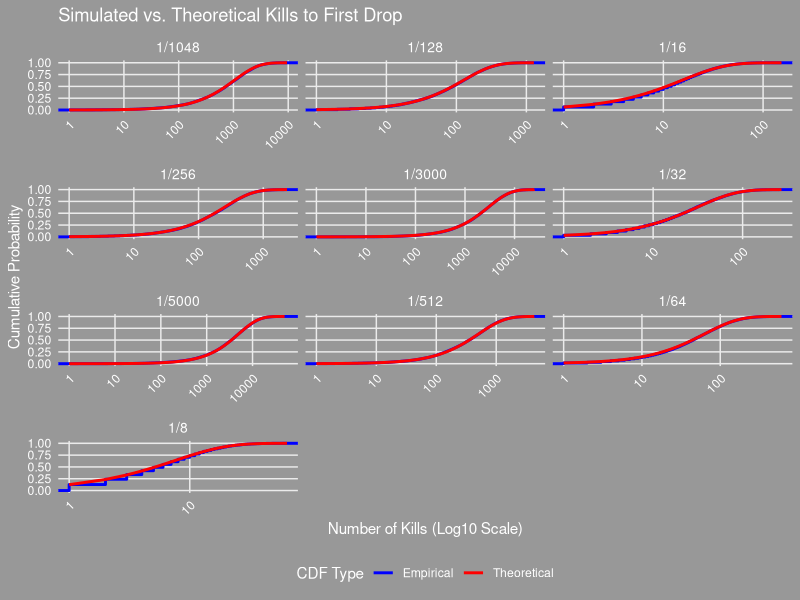
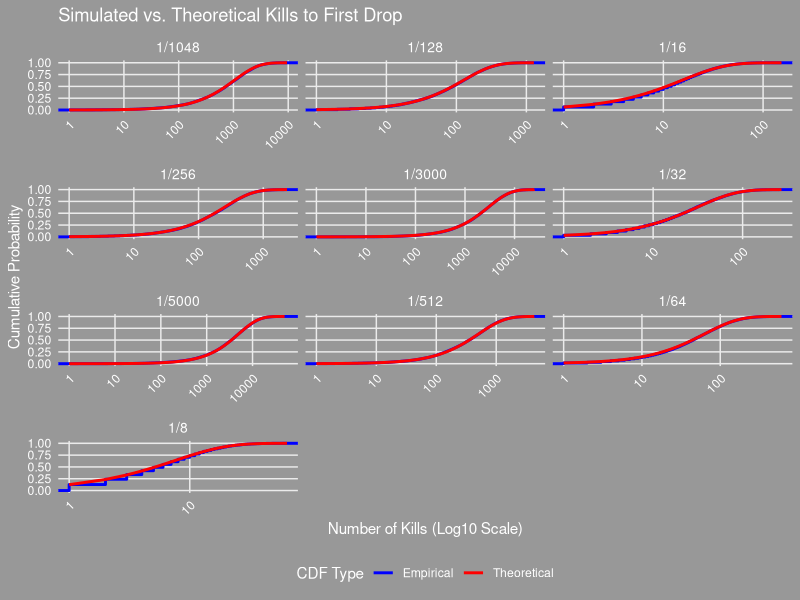

The R script that drew these images, in order: (Note: this script raises an error after producing the figures.)
# OSRS Drop Rate Simulator
# This script simulates drop rates in Old School RuneScape (OSRS) to analyse:
# 1. Kills to first drop (geometric distribution)
# 2. Lucky streaks (drops in a 100-kill window)
# 3. Clustering of drops (inter-drop times)
# Outputs include statistical summaries and visualisations.

# 1. Setup and Parameters ------------------------------------------------------
library('ggplot2')

n_trials <- 10000          # Number of simulation trials 
n_kills <- 1000            # Number of kills per trial for first drop analysis
n_kills_clustering <- 5000 # Number of kills per trial for clustering analysis
window <- 100              # Window of kills for lucky streak analysis
drop_rates <- c(8, 16, 32, 64, 128, 256, 512, 1048, 3000, 5000) # 1/8 to 1/5000
probabilities <- 1 / drop_rates # Success probabilities
set.seed(123) # For reproducibility

# Create figures directory if not found
if (!dir.exists('figures')) {
  dir.create('figures')
}

# 2. Simulation Function -------------------------------------------------------
simulate_drops <- function(n_trials, n_kills, probs) {
  # Simulate binomial drops for given trials, kills, and probabilities
  # Args:
  #   n_trials: Number of trials
  #   n_kills: Number of kills per trial
  #   probs: Vector of success probabilities
  # Returns: 3D array of drops (trials x kills x probabilities)
  return(array(rbinom(n_trials * n_kills * length(probs),
                      size = 1,
                      prob = rep(probs, each = n_trials * n_kills)),
               dim = c(n_trials, n_kills, length(probs))))
}

# 3. Simulation of Kills to First Drop -----------------------------------------
# Simulate kills to first drop using geometric distribution
first_drops <- matrix(rgeom(n_trials * length(probabilities),
                            prob = rep(probabilities, each = n_trials)) + 1,
                            # Add 1 to account for 0-based indexing
                      nrow = n_trials)

# Convert to data frame for plotting
df_first_drops <- data.frame(
  kills = as.vector(first_drops), 
  prob = rep(paste('1/', drop_rates, sep = ''), each = n_trials)
)

# 4. Statistical Analysis ------------------------------------------------------
compute_stats <- function(data, probs, drop_rates) {
  # Compute simulated and theoretical statistics for geometric distribution
  # Args: 
  #   data: Matrix of kills to first drop (trials x drop rates)
  #   probs: Success probabilities
  #   drop_rates: Drop rates (1/probs)
  # Returns: Data frame with means, variances, IQRs, and outlier counts
  mean.sim <- apply(data, MARGIN = 2, FUN = mean)
  var.sim <- apply(data, MARGIN = 2, FUN = var)
  IQR.sim <- apply(first_drops, MARGIN = 2, FUN = IQR)
  outlier_thresh.sim <- sapply(1:length(probs), function(i) {
    quantile(data[, i], probs = 0.75) + 1.5 * IQR(data[, i])
  })
  outlier_count.sim <- sapply(1:length(probs), function(i) {
    sum(data[, i] > outlier_thresh.sim[i])
  })
  IQR.theoretical <- qgeom(p = 0.75, prob = probs) - 
                     qgeom(p = 0.25, prob = probs)
  outlier_thresh.theoretical <- qgeom(p = 0.75, prob = probs) +
                                1.5 * IQR.theoretical
  return(data.frame(
    prob = paste('1/', drop_rates, sep = ''),
    simulated_mean = round(mean.sim, 2),
    theoretical_mean = drop_rates,
    simulated_variance = round(var.sim, 2),
    theoretical_variance = (1 - probs) / probs^2,
    simulated_IQR = round(IQR.sim, 2),
    theoretical_IQR = IQR.theoretical,
    simulated_outlier_threshold = round(outlier_thresh.sim),
    theoretical_outlier_threshold = round(outlier_thresh.theoretical),
    simulated_outliers = outlier_count.sim,
    theoretical_outliers = round((1 - pgeom(q = outlier_thresh.theoretical, 
                                            prob = probs)) * nrow(data))
  ))
}

# Compute and output statistics
df_stats <- compute_stats(first_drops, probabilities, drop_rates)
cat('\nStatistical Summary of Kills to First Drop:\n')
print(df_stats)

# 5. CDF Visualisation ---------------------------------------------------------
# Theoretical geometric density with capped range
df_theoretical <- data.frame()
for (i in 1:length(probabilities)) {
  max_k <- min(max(first_drops[, i]), 10 / probabilities[i])  # Cap at 10 / p
  k <- 1:max_k
  dens <- dgeom(k - 1, prob = probabilities[i])  # Geometric density
  cum_dens <- pgeom(k - 1, prob = probabilities[i]) # Geometric CDF
  temp <- data.frame(
    kills = k, 
    density = dens, 
    cum_density = cum_dens,
    prob = paste('1/', drop_rates[i], sep = '')
  )
  df_theoretical <- rbind(df_theoretical, temp)
}

# Breaks list for log10 x-axis
breaks_list <- setNames(
  lapply(1 / probabilities, function(mean_kills) {
    max_k <- min(max(first_drops[, which(1 / probabilities == mean_kills)]),
                 10 * mean_kills)
    round(10^seq(0, log10(max_k), length.out = 5))
  }),
  paste('1/', drop_rates, sep = '')
)

# Plot empirical CDF vs. theoretical CDF
p_cdf <- ggplot() +
  stat_ecdf(
    data = df_first_drops,
    aes(x = kills, colour = 'Empirical'),
    linewidth = 1
  ) +
  geom_line(
    data = df_theoretical,
    aes(x = kills, y = cum_density, colour = 'Theoretical'),
    linewidth = 1
  ) +
  facet_wrap(~ prob, scales = 'free_x', ncol = 3) +
  scale_x_log10(
    breaks = function(x) {
      prob_label <- unique(
        df_theoretical$prob[df_theoretical$kills >= min(x) &
                            df_theoretical$kills <= max(x)]
      )
      if (length(prob_label) != 1 || !prob_label %in% names(breaks_list)) {
        return(c(1, 10, 100, 1000, 10000))
      }
      breaks_list[[prob_label]]
    }
  ) +
  scale_colour_manual(
    name = 'CDF Type',
    values = c('Empirical' = 'blue', 'Theoretical' = 'red')
  ) +
  coord_cartesian(xlim = c(1, NA)) +
  labs(
    title = 'Simulated vs. Theoretical Kills to First Drop',
    x = 'Number of Kills (Log10 Scale)',
    y = 'Cumulative Probability'
  ) +
  theme_minimal() +
  theme(
    strip.text = element_text(size = 10, colour = "white"), 
    panel.grid.minor = element_blank(),
    axis.text.x = element_text(angle = 45, hjust = 1, colour = "white"),
    axis.text.y  = element_text(colour = "white"),
    axis.title = element_text(colour = "white"),
    plot.title = element_text(colour = "white"),
    legend.text = element_text(colour = "white"),
    legend.title = element_text(colour = "white"),
    legend.position = 'bottom',
    plot.background = element_rect(fill = "#33333380", colour = NA),
    panel.background = element_rect(fill = "transparent", colour = NA)
  )

# Save and display the CDF plot
ggsave('figures/drop_rate_cdf_plot.png', p_cdf, 
       width = 12, height = 8, dpi = 300, bg = "#33333380")
print(p_cdf)

# 6. Lucky Streaks Analysis ----------------------------------------------------
# Simulate drops for streak analysis
drops <- simulate_drops(n_trials, n_kills, probabilities)

# Compute streak counts (drops in a 100-kill window)
streak_counts <- apply(drops[, 1:window, ], c(1, 3), sum)

# Calculate probabilities of 2+ drops
empirical_probs <- colMeans(streak_counts >= 2)
theoretical_probs <- 1 - ppois(q = 1, lambda = window * probabilities)

# Create summary table for streak probabilities
df_streak_probs <- data.frame(
  prob = paste('1/', drop_rates, sep = ''),
  empirical_prob_2plus = round(empirical_probs, 4),
  theoretical_prob_2plus = round(theoretical_probs, 4)
)
cat('\nProbability of 2+ Drops in a 100-Kill Window:\n')
print(df_streak_probs)

# Create data frame for plotting
df_streaks <- data.frame(
  streaks = as.vector(streak_counts),
  prob = rep(paste('1/', drop_rates, sep = ''), each = n_trials)
)

# Plot distribution of drops in a 100-kill window
p_streaks <- ggplot(df_streaks, aes(x = streaks)) +
  geom_histogram(
    aes(y = after_stat(density), fill = 'Empirical'),
    bins = 20,  # Increase bins for better resolution
    alpha = 0.5
  ) +
  geom_vline(
    aes(xintercept = 2, colour = 'Streak Threshold'),
    linetype = 'dashed',
    linewidth = 1
  ) +
  facet_wrap(~ prob, scales = 'free_y', ncol = 3) +
  scale_fill_manual(
    name = NULL,
    values = c('Empirical' = 'blue')
  ) +
  scale_colour_manual(
    name = NULL,
    values = c('Streak Threshold' = 'red')
  ) +
  guides(
    fill = guide_legend(title = 'Legend'),
    colour = guide_legend(title = NULL)
  ) +
  labs(
    title = 'Distribution of Drops in 100 Kills',
    x = 'Number of Drops',
    y = 'Density'
  ) +
  theme_minimal() +
  theme(
    strip.text = element_text(size = 10, colour = "white"), 
    panel.grid.minor = element_blank(),
    axis.text.x = element_text(angle = 45, hjust = 1, colour = "white"),
    axis.text.y  = element_text(colour = "white"),
    axis.title = element_text(colour = "white"),
    plot.title = element_text(colour = "white"),
    legend.text = element_text(colour = "white"),
    legend.title = element_text(colour = "white"),
    legend.position = 'bottom',
    plot.background = element_rect(fill = "#33333380", colour = NA),
    panel.background = element_rect(fill = "transparent", colour = NA)
  )

# Save and display the streaks plot
ggsave('figures/lucky_streaks_plot.png', p_streaks, 
       width = 12, height = 8, dpi = 300, bg = "#33333380")
print(p_streaks)

# 7. Clustering Analysis -------------------------------------------------------
# Simulate drop times for clustering analysis
drop_times <- simulate_drops(n_trials, n_kills_clustering, probabilities)

# Compute inter-drop times and KS tests
# Note: Small jitter (uniform, 0-1) is added to inter-drop times to break ties
# for the KS test, which assumes continuous data. Warnings are suppressed as
# they do not affect conclusions (see README for details).
ks_pvalues <- numeric(length(probabilities))
inter_times_list <- vector('list', length(probabilities))
for (i in 1:length(probabilities)) {
  # Get indices of drops across all trials
  drops <- which(drop_times[, , i] == 1, arr.ind = TRUE)
  if (nrow(drops) > 1) {
    # Sort by trial and then by kill index
    drops <- drops[order(drops[, 1], drops[, 2]), ]
    # Compute inter-drop times
    inter_times <- diff(drops[, 2])
    # Identify trial boundaries (where trial number changes)
    trial_changes <- which(diff(drops[, 1]) != 0)
    # Keep only inter-drop times within the same trial
    valid_indices <- setdiff(seq_along(inter_times), trial_changes)
    inter_times <- inter_times[valid_indices]
    # Apply jitter to break ties
    if (length(inter_times) > 0) {
      inter_times_list[[i]] <- inter_times + runif(length(inter_times), 0, 1)
      # KS test for exponential distribution, suppress warnings
      ks_result <- suppressWarnings(
        ks.test(inter_times_list[[i]], 'pexp', rate = probabilities[i])
      )
      ks_pvalues[i] <- ks_result$p.value
    } else {
      inter_times_list[[i]] <- numeric(0)
      ks_pvalues[i] <- NA
    }
  } else {
    inter_times_list[[i]] <- numeric(0)
    ks_pvalues[i] <- NA
  }
}

# Compute dispersion indices
dispersion_indices <- numeric(length(probabilities))
for (i in 1:length(probabilities)) {
  drop_counts <- colSums(matrix(drop_times[1, , i], nrow = window))
  dispersion_indices[i] <- var(drop_counts) / mean(drop_counts)
}

# Create data frame for inter-drop times plotting
df_inter_times <- data.frame(
  times = unlist(lapply(inter_times_list,
                        function(x) if (length(x) == 0) NA else x)),
  prob = rep(paste('1/', drop_rates, sep = ''),
             times = lengths(inter_times_list))
)
df_inter_times <- df_inter_times[!is.na(df_inter_times$prob), ]

# Plot inter-drop times
p_inter_times <- ggplot(df_inter_times, aes(x = times)) +
  geom_histogram(
    aes(y = after_stat(density), fill = 'Empirical'),
    bins = 30,
    alpha = 0.5
  ) +
  facet_wrap(~ prob, scales = 'free', ncol = 3)

# Add theoretical exponential curves for each drop rate
for (i in seq_along(drop_rates)) {
  max_x <- max(df_inter_times$times[df_inter_times$prob == 
                                      paste('1/', drop_rates[i], sep = '')], 
               na.rm = TRUE)
  p_inter_times <- p_inter_times +
    stat_function(
      data = data.frame(
        prob = paste('1/', drop_rates[i], sep = '')
      ),
      aes(colour = 'Theoretical'),  # Map colour for legend
      fun = dexp,
      args = list(rate = probabilities[i]),
      xlim = c(0, max_x),
      linewidth = 1,
      inherit.aes = FALSE
    )
}

p_inter_times <- p_inter_times +
  scale_fill_manual(
    name = 'Legend',
    values = c('Empirical' = 'blue', 'Theoretical' = 'red')
  ) +
  scale_colour_manual(
    name = 'Legend',
    values = c('Empirical' = 'blue', 'Theoretical' = 'red')
  ) +
  guides(
    fill = guide_legend(title = 'Legend'),
    colour = guide_legend(title = NULL, override.aes = list(fill = NA))
  ) +
  labs(
    title = 'Inter-Drop Times vs. Exponential Distribution',
    x = 'Kills Between Drops',
    y = 'Density'
  ) +
  theme_minimal() +
  theme(
    strip.text = element_text(size = 10, colour = "white"), 
    panel.grid.minor = element_blank(),
    axis.text.x = element_text(angle = 45, hjust = 1, colour = "white"),
    axis.text.y  = element_text(colour = "white"),
    axis.title = element_text(colour = "white"),
    plot.title = element_text(colour = "white"),
    legend.text = element_text(colour = "white"),
    legend.title = element_text(colour = "white"),
    legend.position = 'bottom',
    plot.background = element_rect(fill = "#33333380", colour = NA),
    panel.background = element_rect(fill = "transparent", colour = NA)
  )

# Save and display the inter-drop times plot
ggsave('figures/inter_drop_times_plot.png', p_inter_times, 
       width = 12, height = 8, dpi = 300, bg = "#33333380")
print(p_inter_times)

# Output clustering results
df_clustering <- data.frame(
  prob = paste('1/', drop_rates, sep = ''),
  ks_pvalue = sapply(ks_pvalues, function(x)
                                 if (is.na(x) || x < 0.01) "< 0.01" 
                                 else round(x, 2)),
  dispersion_index = round(dispersion_indices, 2)
)
cat('\nClustering Analysis Results:')
print(df_clustering)